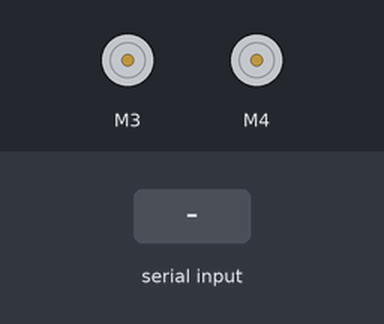
The sketch below on a simulated Arduino Mega 2560, built with avr-gcc and run on an emulated ATmega2560. On the bench: 2 × DC motor (green arrow = forward, orange = backward, longer = faster). Inputs (shaded band) come from the test bench. Random numbers use the default seed unless the sketch sets one.

Above: at 1.2 s.
1.3 s: "U" received over the second serial link
At 1.9 s:
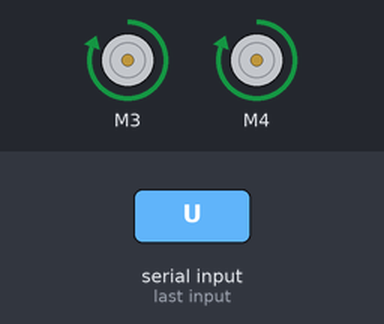
2.8 s: "D" received over the second serial link
At 3.1 s:
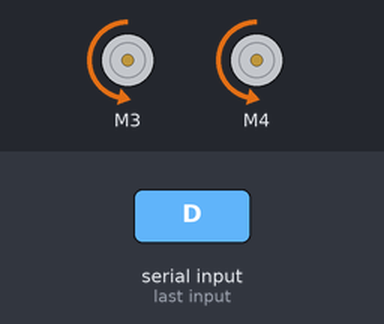
4.3 s: "L" received over the second serial link
At 5.4 s:
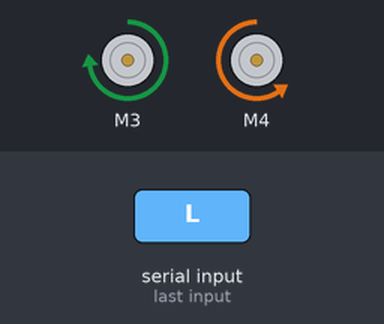
5.8 s: "R" received over the second serial link
At 6.6 s:
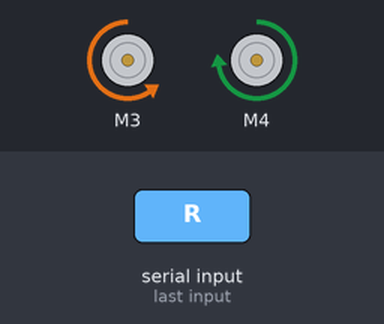
7.3 s: "C" received over the second serial link
At 7.7 s:
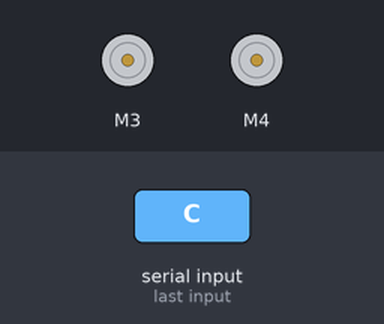
Timing chart, 0 to 9.8 s (numbered marks = the images above; inputs shaded):
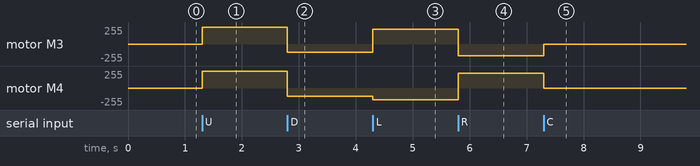

The sketch:

DuinoRoverBT.ino
```cpp
#include <AFMotor.h>
#include <SoftwareSerial.h>
#include <NewPing.h>

#define BT_TX_PIN 3
#define BT_RX_PIN 10

#define TRIGGER_PIN  14  // Arduino pin tied to trigger pin on the ultrasonic sensor.
#define ECHO_PIN     15  // Arduino pin tied to echo pin on the ultrasonic sensor.
#define MAX_DISTANCE 500 // Maximum distance we want to ping for (in centimeters). Maximum sensor distance is rated at 400-500cm.

#define MODERATE_SPEED 200
#define REVERSE_SPEED  125
#define TURNING_SPEED 225
#define TOP_SPEED  255
#define MIN_SPEED  150

#define SONAR_NUM     3 // Number or sensors.
#define MAX_DISTANCE 200 // Maximum distance (in cm) to ping.
#define PING_INTERVAL 33 // Milliseconds between sensor pings (29ms is about the min to avoid cross-sensor echo).

#define INVALID_DISTANCE -1

NewPing forwardSonar(14,15, MAX_DISTANCE); // Forward sonar
NewPing leftSonar(16,17, MAX_DISTANCE); // Left sonar
NewPing rightSonar(18,19, MAX_DISTANCE);  // Right sonar

AF_DCMotor leftMotor(3);
AF_DCMotor rightMotor(4);


SoftwareSerial BTSerial(BT_RX_PIN, BT_TX_PIN);

void setup()
{
  Serial.begin(9600);
  BTSerial.begin(9600);
}

boolean movingBack = false;

int prevDistance = 0;
int currentSpeed = -1;

void loop()
{

  if (BTSerial.available() > 0){
    char ch = BTSerial.read();
    switch (ch) {
    case 'U': // up
      forward();
      break;
    case 'D': // down
      reverse();
      break;
    case 'L': // left
      turnLeft();
      break;
    case 'R': // right
      turnRight();
      break;
    case 'C':
      brake();
      break;
    default:
      break;
    }
  }
}

void randomTurn(){
  if (random(2) == 0) {
    turnLeft();
  }
  else {
    turnRight();
  }
}

void forward(int currentDistance){
  // start slow and increase speed
  Serial.println("Forward...");
  if(currentSpeed == 0){
    currentSpeed = MIN_SPEED;
  }
  if(currentDistance > 40){ // increase speed
    if(currentSpeed < MODERATE_SPEED){
      if(currentSpeed < MIN_SPEED + 10){
        currentSpeed += 5;
      }
      else {
        currentSpeed += 2;
      }
    }
    // currentSpeed = MODERATE_SPEED;
  }
  else { // reduce speed
    if(currentSpeed > MIN_SPEED){
      currentSpeed -= 10;
    }
  }
  //currentSpeed = 80;
  Serial.print("Current speed: ");
  Serial.println(currentSpeed);

  leftMotor.setSpeed(currentSpeed);
  rightMotor.setSpeed(currentSpeed);
  leftMotor.run(FORWARD);
  rightMotor.run(FORWARD);
}

void forward(){
  leftMotor.setSpeed(TOP_SPEED);
  rightMotor.setSpeed(TOP_SPEED);
  leftMotor.run(FORWARD);
  rightMotor.run(FORWARD);
}

void reverse(){
  //  Serial.println("Reverse...");
  leftMotor.setSpeed(REVERSE_SPEED);
  rightMotor.setSpeed(REVERSE_SPEED);
  leftMotor.run(BACKWARD);
  rightMotor.run(BACKWARD);
  delay(random(500));
}

void brake(){
  leftMotor.setSpeed(0);
  rightMotor.setSpeed(0);
  leftMotor.run(BRAKE);
  rightMotor.run(BRAKE);
  currentSpeed = 0;
}

void turnLeft(){
  turn(leftMotor, rightMotor);
}

void turnRight(){
  turn(rightMotor, leftMotor);
}

void turn(AF_DCMotor &leftMotor, AF_DCMotor &rightMotor){
  leftMotor.setSpeed(TURNING_SPEED);
  rightMotor.setSpeed(TURNING_SPEED - 50);
  leftMotor.run(FORWARD);
  rightMotor.run(BACKWARD);
  delay(random(600));
}
```

Measured:
- after the input at 1.3 s, motor M3, motor M4: stopped → forward 255/255 at once
- after the input at 2.8 s, motor M3, motor M4: forward 255/255 → backward 125/255 at once
- after the input at 4.3 s, motor M3: backward 125/255 → forward 225/255 at once; motor M4: backward 125/255 → backward 175/255 at once
- after the input at 5.8 s, motor M3: forward 225/255 → backward 175/255 at once; motor M4: backward 175/255 → forward 225/255 at once
- after the input at 7.3 s, motor M3: backward 175/255 → stopped at once; motor M4: forward 225/255 → stopped at once
